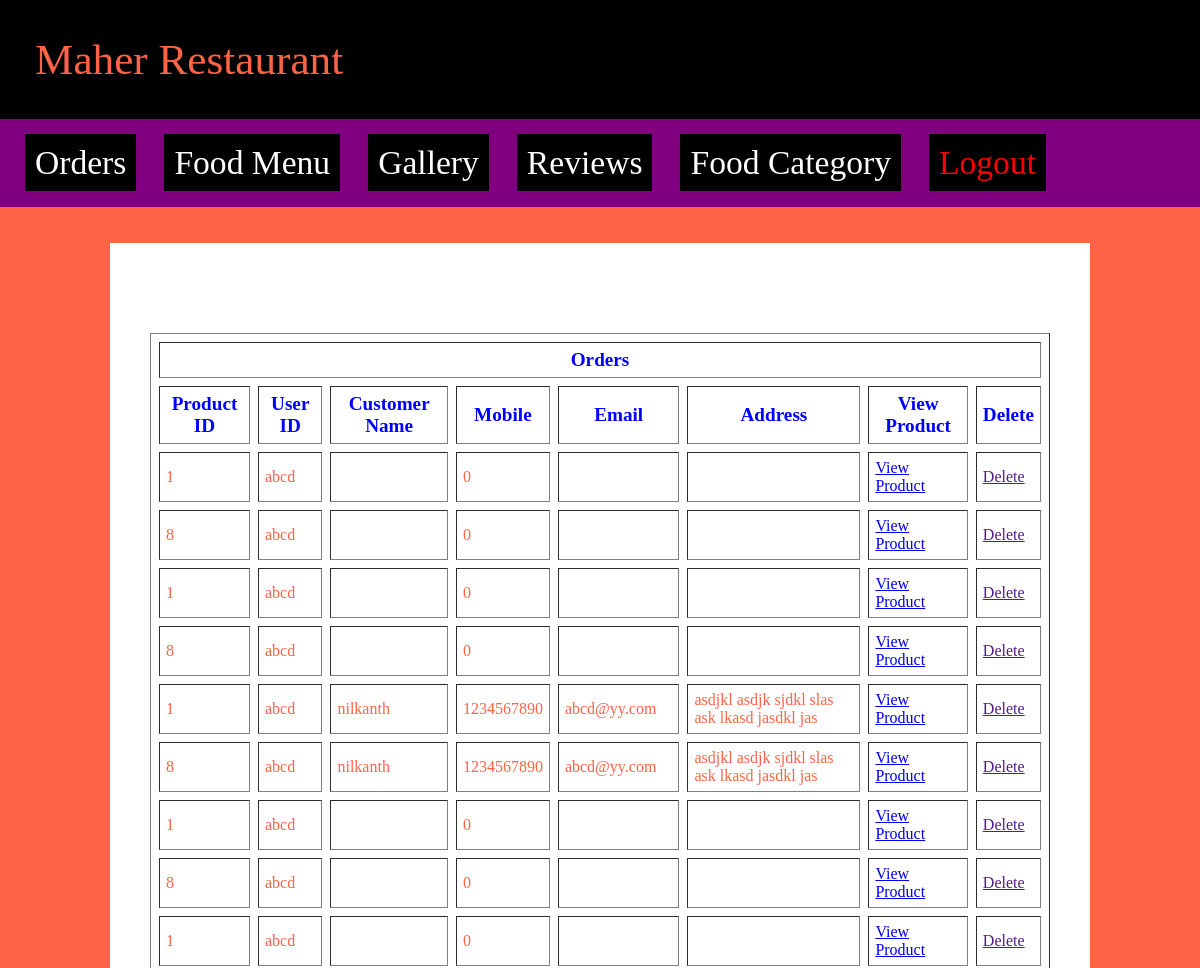
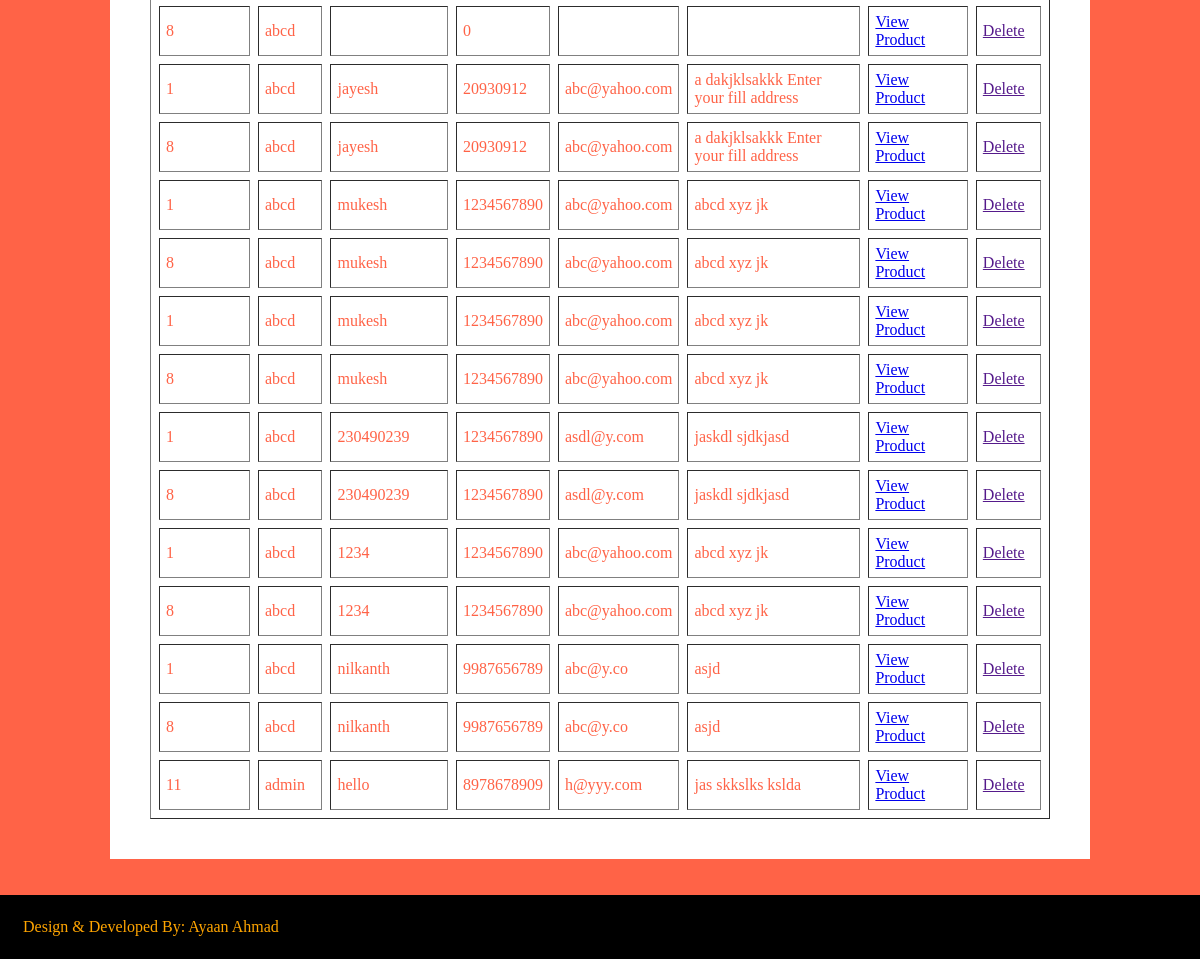
The page /admin/after_login.php on the database its author committed (2 pictures, top to bottom).
### tables this page shows
CREATE TABLE `checkout` (
  `id` bigint(12) NOT NULL,
  `p_id` bigint(12) NOT NULL,
  `u_id` varchar(50) NOT NULL,
  `name` varchar(100) NOT NULL,
  `mobile` bigint(12) NOT NULL,
  `email` varchar(150) NOT NULL,
  `location` text NOT NULL
);

### admin/after_login.php (the view)
<?php include "header.php"; ?>
<div class="content">
	<br><br>
	<?php include  "connect.php"; ?>
	<table border=1 cellpadding="6" cellspacing="8">
		<tr>
			 <th colspan="8">Orders</th>
		</tr>
		<tr>
			<th>Product ID</th>
			<th>User ID</th>
			<th>Customer Name</th>
			<th>Mobile</th>
			<th>Email</th>
			<th>Address</th>
			<th>View Product</th>
			<th>Delete</th>
		</tr>
		<?php
		$s = mysqli_query($con,"select * from checkout");
		while($r = mysqli_fetch_array($s))
		{
		?>
		<tr>
			<td><?php echo $r['p_id']; ?></td>
			<td><?php echo $r['u_id']; ?></td>
			<td><?php echo $r['name']; ?></td>
			<td><?php echo $r['mobile']; ?></td>
			<td><?php echo $r['email']; ?></td>
			<td><?php echo $r['location']; ?></td>
			<td><a href="viewcart.php?pid=<?php echo $r['p_id']; ?>&uid=<?php echo $r['u_id']; ?>">View Product</a></td>
			<td><a href="">Delete</a></td>
		<?php
		}
		?>
	</table>
</div>
<?php include "footer.php"; ?>

### admin/header.php (shortened to what this page needs)
<link rel="stylesheet" type="text/css" href="style2.css">
<div class="h">Maher Restaurant</div>
<div class="mbg">
	<a href="after_login.php" class="menu">Orders</a> &nbsp;&nbsp;&nbsp;&nbsp;&nbsp;
	<a href="food.php" class="menu">Food Menu</a> &nbsp;&nbsp;&nbsp;&nbsp;&nbsp;
	<a href="gallery.php" class="menu">Gallery</a> &nbsp;&nbsp;&nbsp;&nbsp;&nbsp;
	<a href="review.php" class="menu">Reviews</a> &nbsp;&nbsp;&nbsp;&nbsp;&nbsp;
	<a href="food_cat.php" class="menu">Food Category</a> &nbsp;&nbsp;&nbsp;&nbsp;&nbsp;
	<a href="logout.php" class="menu" style="color: red;">Logout</a> &nbsp;&nbsp;&nbsp;&nbsp;&nbsp;
</div>

### admin/footer.php (shortened to what this page needs)
<div class="footer"> Design & Developed By: Ayaan Ahmad</div>

### admin/style2.css (style rules this page uses)
.h { color: tomato; background-color: black; font-size: 2.7em; padding: 14px; padding: 35px; }
.mbg { background-color: purple; padding: 25px; }
.menu { color: white; background-color: black; font-family: Century Gothic; font-size:2.1em; padding: 10px; text-decoration: none; }
.content { background-color: white; font-size:21px; width: 75%; margin: 0 auto; padding: 40px; }
.footer { color: orange; background-color: black; font-family: Calibri; padding: 23px; }
tr { color: tomato; }
th { color: blue; font-size: 1.2em; }

### rows shown on the page
checkout: p "1", u "abcd", mobile "0"
checkout: p "8", u "abcd", mobile "0"
checkout: p "1", u "abcd", mobile "0"
checkout: p "8", u "abcd", mobile "0"
checkout: p "1", u "abcd", name "nilkanth", mobile "1234567890", email "abcd@yy.com", location "asdjkl asdjk sjdkl slas ask lkasd jasdkl jas"
checkout: p "8", u "abcd", name "nilkanth", mobile "1234567890", email "abcd@yy.com", location "asdjkl asdjk sjdkl slas ask lkasd jasdkl jas"
checkout: p "1", u "abcd", mobile "0"
checkout: p "8", u "abcd", mobile "0"
checkout: p "1", u "abcd", mobile "0"
checkout: p "8", u "abcd", mobile "0"
checkout: p "1", u "abcd", name "jayesh", mobile "20930912", email "abc@yahoo.com", location "a dakjklsakkk Enter your fill address"
checkout: p "8", u "abcd", name "jayesh", mobile "20930912", email "abc@yahoo.com", location "a dakjklsakkk Enter your fill address"
checkout: p "1", u "abcd", name "mukesh", mobile "1234567890", email "abc@yahoo.com", location "abcd xyz jk"
checkout: p "8", u "abcd", name "mukesh", mobile "1234567890", email "abc@yahoo.com", location "abcd xyz jk"
checkout: p "1", u "abcd", name "mukesh", mobile "1234567890", email "abc@yahoo.com", location "abcd xyz jk"
checkout: p "8", u "abcd", name "mukesh", mobile "1234567890", email "abc@yahoo.com", location "abcd xyz jk"
checkout: p "1", u "abcd", name "230490239", mobile "1234567890", email "asdl@y.com", location "jaskdl sjdkjasd"
checkout: p "8", u "abcd", name "230490239", mobile "1234567890", email "asdl@y.com", location "jaskdl sjdkjasd"
checkout: p "1", u "abcd", name "1234", mobile "1234567890", email "abc@yahoo.com", location "abcd xyz jk"
checkout: p "8", u "abcd", name "1234", mobile "1234567890", email "abc@yahoo.com", location "abcd xyz jk"
checkout: p "1", u "abcd", name "nilkanth", mobile "9987656789", email "abc@y.co", location "asjd"
checkout: p "8", u "abcd", name "nilkanth", mobile "9987656789", email "abc@y.co", location "asjd"
checkout: p "11", u "admin", name "hello", mobile "8978678909", email "h@yyy.com", location "jas skkslks kslda"
